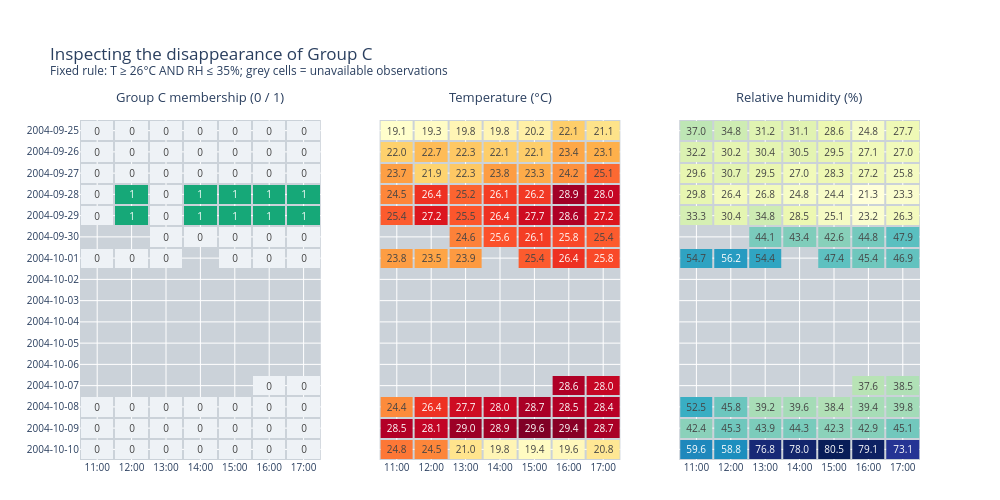

Notebook source saved alongside this figure:
### Markdown cell above
## 26. Visual investigation of a change in Group C membership

Group C uses the existing selection rule **temperature ≥ 26°C and relative humidity ≤ 35%**. These thresholds remain fixed throughout this analysis.

The shared web tool's monthly views show 94 Group C observations in September 2004 and none in October among the complete records. This provides a visual lead for closer inspection, rather than establishing an exact transition date. Empty cells in the monthly attribute profile indicate that no Group C members are available for summarisation; they do not represent zero-valued environmental measurements.

The following interactive heatmaps examine 25 September–10 October at hourly resolution. Identical row and column arrangements allow Group C membership, temperature and relative humidity to be compared at matching dates and hours. Numerical labels and hover details support inspection of the underlying values. Grey cells represent unavailable observations and are excluded from membership comparisons.

The focused comparison uses **14:00–17:00 on 29 and 30 September**, for which all four corresponding hours are available on both days. Comparing matching hours reduces differences in time-of-day composition, although it does not control for all other differences between days.

### Code cell
import numpy as np
import pandas as pd
import plotly.graph_objects as go
from plotly.subplots import make_subplots

# Use the same cleaned data and fixed Group C definition.
c_view = df.copy()
c_view["timestamp"] = pd.to_datetime(c_view["timestamp"])

c_view = c_view[
    c_view["timestamp"].between(
        "2004-09-25 00:00", "2004-10-10 23:59"
    )
    & c_view["timestamp"].dt.hour.between(11, 17)
].copy()

assert not c_view["timestamp"].duplicated().any(), \
    "Duplicate timestamps found; check the data before plotting."

c_view["date"] = c_view["timestamp"].dt.strftime("%Y-%m-%d")
c_view["hour"] = c_view["timestamp"].dt.hour

valid_env = c_view[["t", "rh"]].notna().all(axis=1)
c_view["in_c"] = np.where(
    valid_env,
    ((c_view["t"] >= 26) & (c_view["rh"] <= 35)).astype(float),
    np.nan
)

dates = pd.date_range(
    "2004-09-25", "2004-10-10"
).strftime("%Y-%m-%d").tolist()
hours = list(range(11, 18))
hour_labels = [f"{h:02d}:00" for h in hours]

def date_hour_grid(column):
    return (
        c_view.pivot(index="date", columns="hour", values=column)
        .reindex(index=dates, columns=hours)
    )

fig = make_subplots(
    rows=1, cols=3,
    subplot_titles=[
        "Group C: 1 = member, 0 = non-member",
        "Temperature (°C): C requires ≥ 26",
        "Relative humidity (%): C requires ≤ 35"
    ],
    horizontal_spacing=0.07
)

panels = [
    ("in_c", [[0, "#eef2f6"], [1, "#16a878"]], 0, 1),
    ("t", "YlOrRd", None, None),
    ("rh", "YlGnBu", None, None)
]

for col, (field, colours, low, high) in enumerate(panels, start=1):
    grid = date_hour_grid(field)

    fig.add_trace(
        go.Heatmap(
            x=hour_labels,
            y=dates,
            z=grid.to_numpy(),
            colorscale=colours,
            zmin=low,
            zmax=high,
            showscale=False,
            texttemplate="%{z:.0f}" if field == "in_c" else "%{z:.1f}",
            textfont={"size": 10},
            xgap=2,
            ygap=2,
            hoverongaps=False,
            hovertemplate=(
                "Date: %{y}<br>Hour: %{x}<br>"
                + field + ": %{z:.2f}<extra></extra>"
            )
        ),
        row=1, col=col
    )

fig.update_yaxes(autorange="reversed", type="category")
fig.update_xaxes(
    type="category",
    side="bottom",
    tickfont=dict(size=10),
    tickangle=0,
    automargin=True
)

short_titles = [
    "Group C membership (0 / 1)",
    "Temperature (°C)",
    "Relative humidity (%)"
]

for annotation, title in zip(fig.layout.annotations, short_titles):
    annotation.update(
        text=title,
        font=dict(size=13),
        yshift=12
    )

fig.update_yaxes(tickfont=dict(size=10), automargin=True)
fig.update_yaxes(showticklabels=False, row=1, col=2)
fig.update_yaxes(showticklabels=False, row=1, col=3)
fig.update_layout(
    title=(
        "Inspecting the disappearance of Group C"
        "<br><sup>Fixed rule: T ≥ 26°C AND RH ≤ 35%; "
        "grey cells = unavailable observations</sup>"
    ),
    height=500,
    width=1000,
    plot_bgcolor="#cbd2d9",
    paper_bgcolor="white",
    margin=dict(t=120, b=40)
)
group_c_evidence_fig = go.Figure(fig)
fig.show()

# Inspect the same four hours on both days.
comparison = c_view[
    c_view["date"].isin(["2004-09-29", "2004-09-30"])
    & c_view["hour"].between(14, 17)
][["timestamp", "t", "rh", "co_gt", "in_c"]].copy()

display(comparison.sort_values("timestamp").reset_index(drop=True))

### Figure 1 — Plotly figure (JSON) as saved in the notebook; plotly's stock layout.template omitted (floating-point values rounded to 4 significant figures)
{"data": [{"colorscale": [[0, "#eef2f6"], [1, "#16a878"]], "hoverongaps": false, "hovertemplate": "Date: %{y}<br>Hour: %{x}<br>in_c: %{z:.2f}<extra></extra>", "showscale": false, "textfont": {"size": 10}, "texttemplate": "%{z:.0f}", "type": "heatmap", "x": ["11:00", "12:00", "13:00", "14:00", "15:00", "16:00", "17:00"], "xaxis": "x", "xgap": 2, "y": ["2004-09-25", "2004-09-26", "2004-09-27", "2004-09-28", "2004-09-29", "2004-09-30", "2004-10-01", "2004-10-02", "2004-10-03", "2004-10-04", "2004-10-05", "2004-10-06", "2004-10-07", "2004-10-08", "2004-10-09", "2004-10-10"], "yaxis": "y", "ygap": 2, "z": [[0.0, 0.0, 0.0, 0.0, 0.0, 0.0, 0.0], [0.0, 0.0, 0.0, 0.0, 0.0, 0.0, 0.0], [0.0, 0.0, 0.0, 0.0, 0.0, 0.0, 0.0], [0.0, 1.0, 0.0, 1.0, 1.0, 1.0, 1.0], [0.0, 1.0, 0.0, 1.0, 1.0, 1.0, 1.0], [NaN, NaN, 0.0, 0.0, 0.0, 0.0, 0.0], [0.0, 0.0, 0.0, NaN, 0.0, 0.0, 0.0], [NaN, NaN, NaN, NaN, NaN, NaN, NaN], [NaN, NaN, NaN, NaN, NaN, NaN, NaN], [NaN, NaN, NaN, NaN, NaN, NaN, NaN], [NaN, NaN, NaN, NaN, NaN, NaN, NaN], [NaN, NaN, NaN, NaN, NaN, NaN, NaN], [NaN, NaN, NaN, NaN, NaN, 0.0, 0.0], [0.0, 0.0, 0.0, 0.0, 0.0, 0.0, 0.0], [0.0, 0.0, 0.0, 0.0, 0.0, 0.0, 0.0], [0.0, 0.0, 0.0, 0.0, 0.0, 0.0, 0.0]], "zmax": 1, "zmin": 0}, {"colorscale": [[0, "rgb(255,255,204)"], [0.125, "rgb(255,237,160)"], [0.25, "rgb(254,217,118)"], [0.375, "rgb(254,178,76)"], [0.5, "rgb(253,141,60)"], [0.625, "rgb(252,78,42)"], [0.75, "rgb(227,26,28)"], [0.875, "rgb(189,0,38)"], [1, "rgb(128,0,38)"]], "hoverongaps": false, "hovertemplate": "Date: %{y}<br>Hour: %{x}<br>t: %{z:.2f}<extra></extra>", "showscale": false, "textfont": {"size": 10}, "texttemplate": "%{z:.1f}", "type": "heatmap", "x": ["11:00", "12:00", "13:00", "14:00", "15:00", "16:00", "17:00"], "xaxis": "x2", "xgap": 2, "y": ["2004-09-25", "2004-09-26", "2004-09-27", "2004-09-28", "2004-09-29", "2004-09-30", "2004-10-01", "2004-10-02", "2004-10-03", "2004-10-04", "2004-10-05", "2004-10-06", "2004-10-07", "2004-10-08", "2004-10-09", "2004-10-10"], "yaxis": "y2", "ygap": 2, "z": [[19.1, 19.3, 19.8, 19.8, 20.2, 22.1, 21.1], [22.0, 22.7, 22.3, 22.1, 22.1, 23.4, 23.1], [23.7, 21.9, 22.3, 23.8, 23.3, 24.2, 25.1], [24.5, 26.4, 25.2, 26.1, 26.2, 28.9, 28.0], [25.4, 27.2, 25.5, 26.4, 27.7, 28.6, 27.2], [NaN, NaN, 24.6, 25.6, 26.1, 25.8, 25.4], [23.8, 23.5, 23.9, NaN, 25.4, 26.4, 25.8], [NaN, NaN, NaN, NaN, NaN, NaN, NaN], [NaN, NaN, NaN, NaN, NaN, NaN, NaN], [NaN, NaN, NaN, NaN, NaN, NaN, NaN], [NaN, NaN, NaN, NaN, NaN, NaN, NaN], [NaN, NaN, NaN, NaN, NaN, NaN, NaN], [NaN, NaN, NaN, NaN, NaN, 28.6, 28.0], [24.4, 26.4, 27.7, 28.0, 28.7, 28.5, 28.4], [28.5, 28.1, 29.0, 28.9, 29.6, 29.4, 28.7], [24.8, 24.5, 21.0, 19.8, 19.4, 19.6, 20.8]]}, {"colorscale": [[0, "rgb(255,255,217)"], [0.125, "rgb(237,248,177)"], [0.25, "rgb(199,233,180)"], [0.375, "rgb(127,205,187)"], [0.5, "rgb(65,182,196)"], [0.625, "rgb(29,145,192)"], [0.75, "rgb(34,94,168)"], [0.875, "rgb(37,52,148)"], [1, "rgb(8,29,88)"]], "hoverongaps": false, "hovertemplate": "Date: %{y}<br>Hour: %{x}<br>rh: %{z:.2f}<extra></extra>", "showscale": false, "textfont": {"size": 10}, "texttemplate": "%{z:.1f}", "type": "heatmap", "x": ["11:00", "12:00", "13:00", "14:00", "15:00", "16:00", "17:00"], "xaxis": "x3", "xgap": 2, "y": ["2004-09-25", "2004-09-26", "2004-09-27", "2004-09-28", "2004-09-29", "2004-09-30", "2004-10-01", "2004-10-02", "2004-10-03", "2004-10-04", "2004-10-05", "2004-10-06", "2004-10-07", "2004-10-08", "2004-10-09", "2004-10-10"], "yaxis": "y3", "ygap": 2, "z": [[37.0, 34.8, 31.2, 31.1, 28.6, 24.8, 27.7], [32.2, 30.2, 30.4, 30.5, 29.5, 27.1, 27.0], [29.6, 30.7, 29.5, 27.0, 28.3, 27.2, 25.8], [29.8, 26.4, 26.8, 24.8, 24.4, 21.3, 23.3], [33.3, 30.4, 34.8, 28.5, 25.1, 23.2, 26.3], [NaN, NaN, 44.1, 43.4, 42.6, 44.8, 47.9], [54.7, 56.2, 54.4, NaN, 47.4, 45.4, 46.9], [NaN, NaN, NaN, NaN, NaN, NaN, NaN], [NaN, NaN, NaN, NaN, NaN, NaN, NaN], [NaN, NaN, NaN, NaN, NaN, NaN, NaN], [NaN, NaN, NaN, NaN, NaN, NaN, NaN], [NaN, NaN, NaN, NaN, NaN, NaN, NaN], [NaN, NaN, NaN, NaN, NaN, 37.6, 38.5], [52.5, 45.8, 39.2, 39.6, 38.4, 39.4, 39.8], [42.4, 45.3, 43.9, 44.3, 42.3, 42.9, 45.1], [59.6, 58.8, 76.8, 78.0, 80.5, 79.1, 73.1]]}], "layout": {"annotations": [{"font": {"size": 13}, "showarrow": false, "text": "Group C membership (0 / 1)", "x": 0.1433, "xanchor": "center", "xref": "paper", "y": 1, "yanchor": "bottom", "yref": "paper", "yshift": 12}, {"font": {"size": 13}, "showarrow": false, "text": "Temperature (°C)", "x": 0.5, "xanchor": "center", "xref": "paper", "y": 1, "yanchor": "bottom", "yref": "paper", "yshift": 12}, {"font": {"size": 13}, "showarrow": false, "text": "Relative humidity (%)", "x": 0.8567, "xanchor": "center", "xref": "paper", "y": 1, "yanchor": "bottom", "yref": "paper", "yshift": 12}], "height": 500, "margin": {"b": 40, "t": 120}, "paper_bgcolor": "white", "plot_bgcolor": "#cbd2d9", "title": {"text": "Inspecting the disappearance of Group C<br><sup>Fixed rule: T ≥ 26°C AND RH ≤ 35%; grey cells = unavailable observations</sup>"}, "width": 1000, "xaxis": {"anchor": "y", "automargin": true, "domain": [0, 0.2867], "side": "bottom", "tickangle": 0, "tickfont": {"size": 10}, "type": "category"}, "xaxis2": {"anchor": "y2", "automargin": true, "domain": [0.3567, 0.6433], "side": "bottom", "tickangle": 0, "tickfont": {"size": 10}, "type": "category"}, "xaxis3": {"anchor": "y3", "automargin": true, "domain": [0.7133, 1], "side": "bottom", "tickangle": 0, "tickfont": {"size": 10}, "type": "category"}, "yaxis": {"anchor": "x", "automargin": true, "autorange": "reversed", "domain": [0, 1], "tickfont": {"size": 10}, "type": "category"}, "yaxis2": {"anchor": "x2", "automargin": true, "autorange": "reversed", "domain": [0, 1], "showticklabels": false, "tickfont": {"size": 10}, "type": "category"}, "yaxis3": {"anchor": "x3", "automargin": true, "autorange": "reversed", "domain": [0, 1], "showticklabels": false, "tickfont": {"size": 10}, "type": "category"}}}
